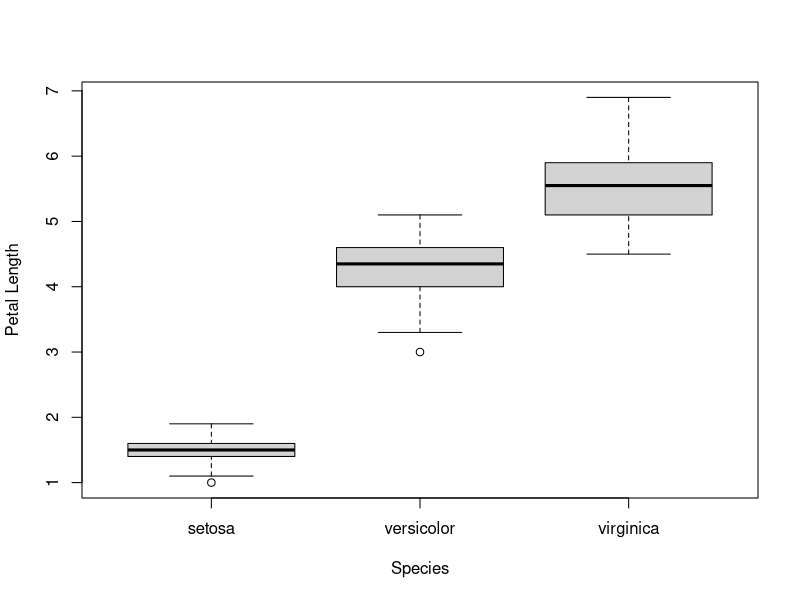
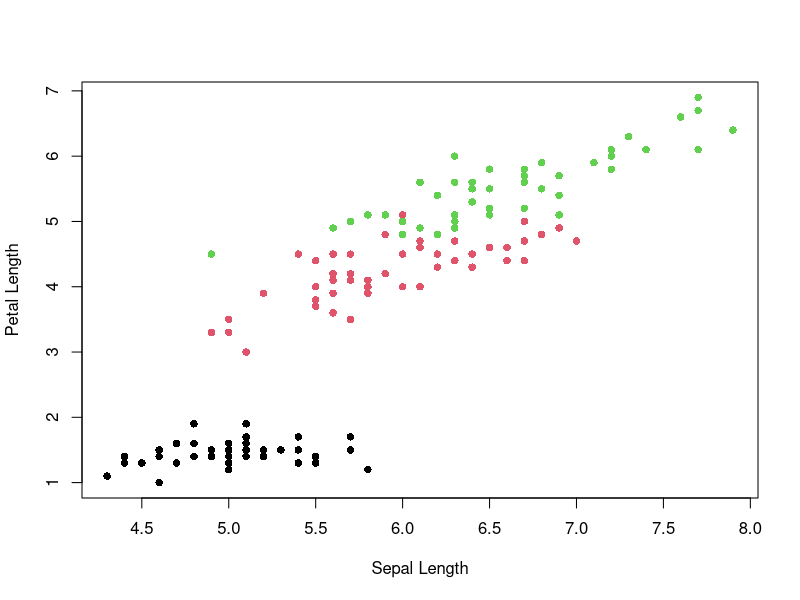
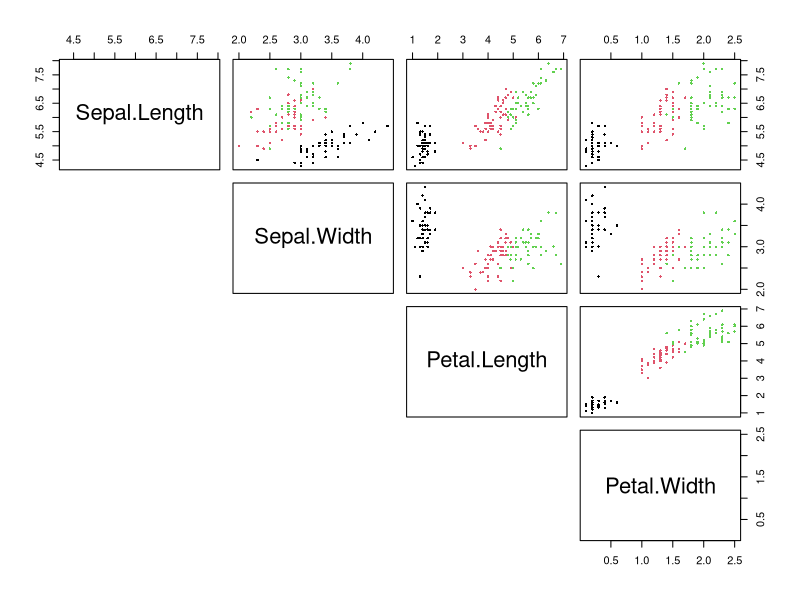
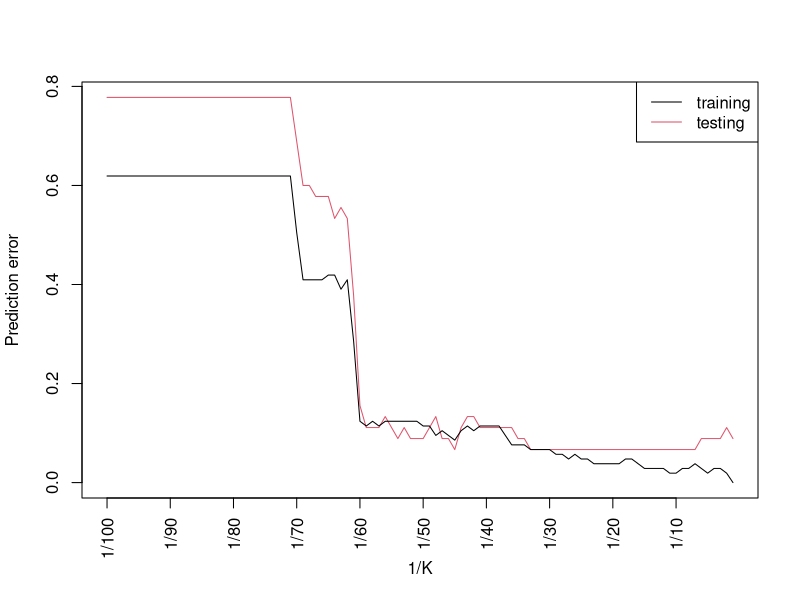

The R script that drew these images, in order:
## ---- chunk 1
knitr::opts_chunk$set(echo = TRUE)
## ---- chunk 2
library(datasets)
data(iris)
summary(iris)
boxplot(iris$Petal.Length~iris$Species, xlab='Species', ylab='Petal Length')
plot(iris$Sepal.Length, iris$Petal.Length, 
     xlab='Sepal Length', ylab='Petal Length',
     col=iris$Species, pch=16)
pairs(iris[1:4], pch=16, cex=0.5, col=iris$Species, lower.panel = NULL)
## ---- chunk 3
dim(iris)
set.seed(1)
test.index=sample(nrow(iris), 0.3*nrow(iris), replace=F)
iris.train=iris[-test.index,]
iris.test=iris[test.index,]
## ---- chunk 4
library(caret)
knn_fit <- knn3(Species ~ Sepal.Length + Petal.Length, data = iris.train)
y_hat_knn <- predict(knn_fit, iris.test, type = "class")
library(e1071)
confusionMatrix(y_hat_knn, iris.test$Species)$overall["Accuracy"]
knn_fit <- knn3(Species ~ Sepal.Length + Petal.Length, data = iris.train, k=80)
y_hat_knn <- predict(knn_fit, iris.test, type = "class")
confusionMatrix(y_hat_knn, iris.test$Species)$overall["Accuracy"]
## ---- chunk 5
test.error=train.error=rep(NA,100)

for(k in 1:100){
  knn_fit <- knn3(Species ~ Sepal.Length + Petal.Length, data = iris.train, k=k)
  # knn_fit <- knn3(Species ~ ., data = iris.train, k=k)
  y_hat_knn <- predict(knn_fit, iris.train, type = "class")
  train.error[k]=1-confusionMatrix(y_hat_knn, iris.train$Species)$overall["Accuracy"]
  y_hat_knn <- predict(knn_fit, iris.test, type = "class")
  test.error[k]=1-confusionMatrix(y_hat_knn, iris.test$Species)$overall["Accuracy"]
}

plot(1:100, test.error[100:1], type='l', ylim=c(0, max(c(train.error, test.error))), col=2, xaxt="n", ylab='Prediction error', xlab='1/K')
points(1:100, train.error[100:1], type='l')
axis(1, at=seq(1,100,10),labels=paste('1/',seq(100,10,-10),sep=''), las=2)
legend('topright', col=c(1,2), legend=c('training','testing'), lty=c(1,1))
